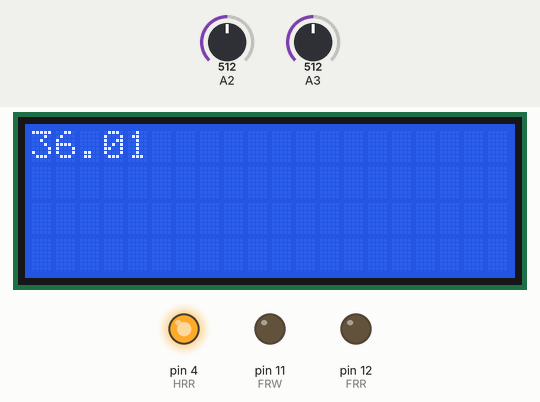
Recording of a sketch running on a simulated Arduino Uno, built with avr-gcc and run on an emulated ATmega328P. On the bench: 20×4 character LCD, output pins drawn as LEDs (lit = HIGH). The test bench sets the inputs (shaded band); at power-on: A3 = 512, A2 = 512. What the sketch prints to the serial monitor is not drawn.

Above: at 1.2 s.
1.3 s: A3 set to 1023
At 3.0 s:
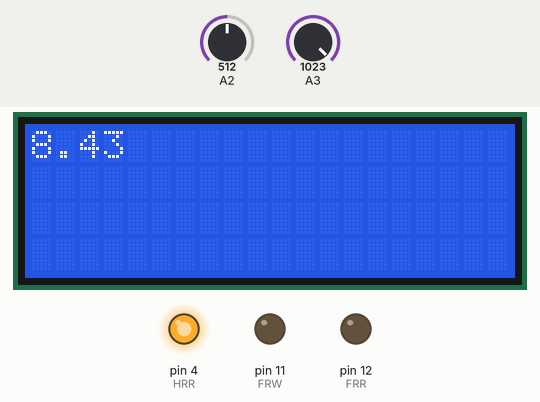
5.1 s: A3 set to 1022
At 6.9 s:
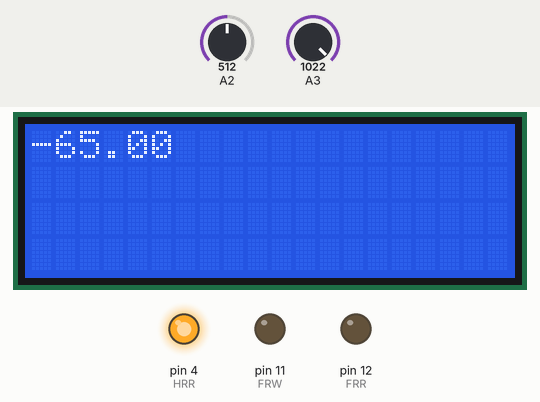
13.0 s: A3 set to 990
At 15.1 s:
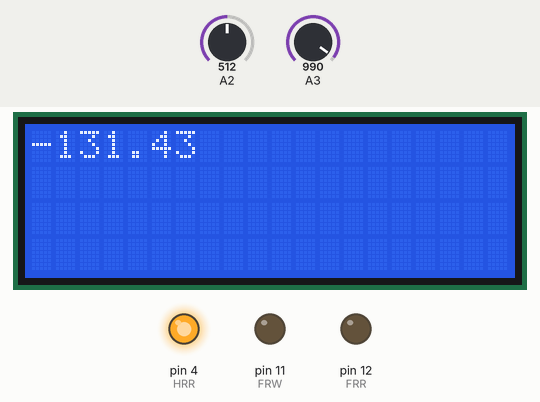
16.9 s: A3 set to 971
At 18.2 s:
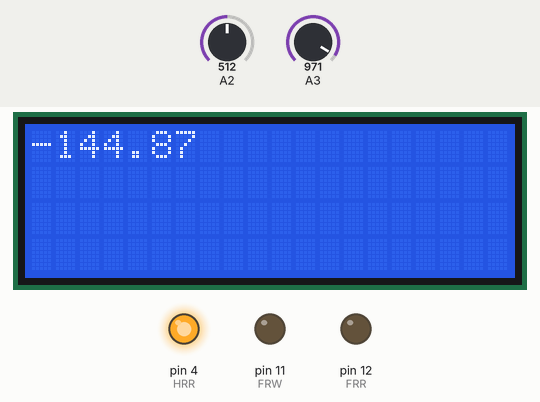
20.5 s: A2 set to 690
24.9 s: A2 set to 714
Timing chart, 0 to 27.5 s (numbered marks = the images above; inputs shaded):
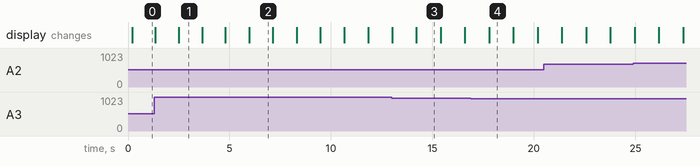

Measured:
- what the display in image 1 shows lasts 1.1 s, from 2.5 s to 3.6 s

The sketch:

program.ino
```cpp
#include <Wire.h>
#include <LiquidCrystal_I2C.h>
#include <Adafruit_ADS1015.h>

Adafruit_ADS1115 ads(0x48);
LiquidCrystal_I2C lcd(0x27,20,4);  // set the LCD address to 0x27 for a 16 chars and 2 line display


float Max = 0;
float Min = 1000;
float Time =0 ;
int TimeI = 0;

int FRW = 11; //pin for the Well plate fans
int FRR = 12; //pin for the Heat Resuvior plate fans
int HRR = 4; //pin for the Heat Resuvior Heating Elements
int SDR = 5; //data pin for the servo that lets air in from the outside
int SDW = 6; //data pin for the servo that lets air into the well plates

int t0 = -1, t1 = -2, t2 = -3, t3 = -4, t4 = 3, t5 = 2;// the analog inputs from the temperature senstors
float tempsReadings[6][16] ;
//For PID Control
double kp = 2,ki = 5,kd = 1;
unsigned long currentTime, previousTime;
double elapsedTime;
double errors;
double lastError;
double input, output, setPoint;
double cumError, rateError;
double TargetTemp = 37.2;

unsigned long startTime;

void turnR(int pin){//works
  for(int i = 0;i<200;i++){
  digitalWrite(pin,HIGH);
  //delay(5);
  delayMicroseconds(750);
  digitalWrite(pin,LOW);
  delayMicroseconds(750);
  }
}
void turnL(int pin){//works
  for(int i = 0;i<200;i++){
    digitalWrite(pin,HIGH);
    //delay(5);
    delayMicroseconds(1300);
    digitalWrite(pin,LOW);
    delayMicroseconds(1300);
    }
  }

// somethings off
float wellToTempAn(float res,int sizeDataIn){
  //variable defs
  float THERMISTORNOMINAL = 5000;// resistance at 25 degrees C
  float TEMPERATURENOMINAL = 21.1111;// temp. for nominal resistance (almost always 25 C)
  float BCOEFFICIENT = 3270;// The beta coefficient of the thermistor (usually 3000-4000)
  float SERIESRESISTOR = 4600;
  res =  sizeDataIn/ res - 1;
  res = SERIESRESISTOR / res;

  float steinhart;
  steinhart = res / THERMISTORNOMINAL;     // (R/Ro)
  steinhart = log(steinhart);                  // ln(R/Ro)
  steinhart /= BCOEFFICIENT;                   // 1/B * ln(R/Ro)
  steinhart += 1.0 / (TEMPERATURENOMINAL + 273.15); // + (1/To)
  steinhart = 1.0 / steinhart;                 // Invert
  steinhart -= 273.15;// convert to C
  float  TempC = steinhart-7.55;
  return TempC;

  }//done//works
float resToTempAn(float res,int sizeDataIn){
  //variable defs
  float THERMISTORNOMINAL = 10000;// resistance at 25 degrees C
  float TEMPERATURENOMINAL = 21.1111;// temp. for nominal resistance (almost always 25 C)
  float BCOEFFICIENT = 3270;// The beta coefficient of the thermistor (usually 3000-4000)
  float SERIESRESISTOR = 4600;
  res =  sizeDataIn/ res - 1;
  res = SERIESRESISTOR / res;
  Serial.print(res);
  float steinhart;
  steinhart = res / THERMISTORNOMINAL;     // (R/Ro)
  steinhart = log(steinhart);                  // ln(R/Ro)
  steinhart /= BCOEFFICIENT;                   // 1/B * ln(R/Ro)
  steinhart += 1.0 / (TEMPERATURENOMINAL + 273.15); // + (1/To)
  steinhart = 1.0 / steinhart;                 // Invert
  steinhart -= 273.15;// convert to C
  float  TempC = steinhart-7.55;
  return TempC;

  }
float getTemp(int Ain){//works for well not for other

    float TempC =0;
    float adc0 =0;
    switch(Ain){
        case -1:
          adc0 = ads.readADC_SingleEnded(0);
          TempC = wellToTempAn(adc0,32768);
          break;
        case -2:
          adc0 = ads.readADC_SingleEnded(1);
          TempC = wellToTempAn(adc0,32768);
          break;
        case -3:
          adc0 = ads.readADC_SingleEnded(2);
          TempC = wellToTempAn(adc0,32768);
          break;
        case -4:
          adc0 = ads.readADC_SingleEnded(3);
          TempC = wellToTempAn(adc0,32768);
          break;
        case 3:
          adc0 = analogRead(Ain);
          TempC = resToTempAn(adc0,1023);
          break;
        case 2:
          adc0 = analogRead(Ain);
          TempC = resToTempAn(adc0,1023);
          break;
        default:
          TempC =-1;
    }
    return TempC;//working
}

float getCurrentTempWell(){//done
   // updates each well Temp
    Serial.print("Well Temps:\n");
    float currTemp0 = getTemp(t0);
    float currTemp1 = getTemp(t1);
    float currTemp2 = getTemp(t2);
    float currTemp3 = getTemp(t3);
    // for the temp sensors updates the array of past temps
    for(int i = 0;i<4;i++){
      float temp = 0;
      for(int j = 0;j<16;j++){
         float temps = tempsReadings[i][j];
         tempsReadings[i][j] = temp;
         Serial.print(temp);
         Serial.print(" ");
         temp = temps;
      }
      Serial.println(",");
    }

    tempsReadings[0][0] = currTemp0;
    tempsReadings[1][0] = currTemp1;
    tempsReadings[2][0] = currTemp2;
    tempsReadings[3][0] = currTemp3;

    float ave1 = 0, ave2 = 0, ave3 = 0, ave4 = 0 ;
    float sum = 0;
    for(int j = 0;j<16;j++)sum += tempsReadings[0][j];
        ave1 = sum/16.0;
    sum = 0;

    for(int j = 0;j<16;j++)sum += tempsReadings[1][j];
    ave2 = sum/16.0;
    sum = 0;
    for(int j = 0;j<16;j++)sum += tempsReadings[2][j];
    ave3 = sum/16.0;
    sum = 0;
    for(int j = 0;j<16;j++)sum += tempsReadings[3][j];
    ave4 = sum/16.0;

    // put sensor check here
    float ave = (ave1 + ave2 +ave3 +ave4)/4;
    Serial.println(ave);
    return ave;
}

float getCurrentTempRes(){//still a black box for updateing temp sensors and then averaging the last 10 on all of them and then averaging the averages, maybe a contingency for broken sensor
    // updates each well Temp
    Serial.print("Res Temps:\n");
    float currTemp10 = getTemp(t4);
    float currTemp20 = getTemp(t5);
    // for the temp sensors updates the array of past temps
    for(int i = 4;i<6;i++){
      float temp = 0;
      for(int j = 0;j<16;j++){
         float temps = tempsReadings[i][j];
         Serial.print(temp);
         Serial.print(" ");
         tempsReadings[i][j] = temp;
         temp = temps;
      }
      Serial.println(",");
    }

    tempsReadings[4][0] = currTemp10;
    tempsReadings[5][0] = currTemp20;

    float ave1 = 0, ave2 = 0 ;
    float sum = 0;
    for(int j = 0;j<16;j++)sum = sum + tempsReadings[4][j];
    ave1 = sum/16.0;
    sum = 0;
    for(int j = 0;j<16;j++)sum =sum + tempsReadings[5][j];
    ave2 = sum/16.0;

    // put sensor check here
    float ave = (ave1 + ave2)/2;
    Serial.println(ave);
    return ave1; //fudge
}

void OpenOutside(bool isOpen){// for letting air into the resuvior
    if(isOpen){
        turnR(SDR);
    }else{
        turnL(SDR);

    }
}
void OpenInside(bool isOpen){// for letting air into the well
    if(isOpen){
        turnL(SDW);
    }
    else{
        turnR(SDW);
    }
}
void turnOnFanWell(bool isOn){//works
    if(isOn){
      analogWrite(FRW, 255);
    }else{
      analogWrite(FRW, 0);
    }
}
void turnOnFanRes(bool isOn){//works
    if(isOn){
      analogWrite(FRR, 255);
    }else{
      analogWrite(FRR, 0);
    }
}
void turnOnHeat(bool isOn){//works
    if(isOn){
      digitalWrite(HRR, LOW);
    }else{
      digitalWrite(HRR, HIGH);
    }
}

void Disp(float Current){
    if (Current > Max) Max = Current;
    if (Current < Min) Min = Current;
    float MaxR = ((int)(Max*100+0.5));
    float MaxRounded =  (float) MaxR /100.0;
    float MinR = ((int)(Min*100+0.5));
    float MinRounded = (float) MinR /100.0;
    float TempR =((int)Current*100+0.5);
    float TempRounded =(float) TempR /100.0;
    float Time = (millis()-startTime)/60000.0;
    float TimeR =(int) (Time*100+0.5);
    float TimeRounded =(float) TimeR /100.0;
    Serial.print("Time: Rounded");
    Serial.println(TimeRounded);

    lcd.clear();
    lcd.setCursor(0,0);
    lcd.print("Maxs: ");
    lcd.print(Max);
    lcd.print(" C");
    lcd.setCursor(0,1);
    lcd.print("Min: ");
    lcd.print(MinRounded);
    lcd.print(" C");
    delay(3000);
    lcd.clear();
    lcd.setCursor(0,0);
    lcd.print("Temp: ");
    lcd.print(TempRounded);
    lcd.print(" C");
    lcd.setCursor(0,1);
    lcd.print("Time: ");
    lcd.print(TimeRounded);
    lcd.print(" Mn");
    delay(3000);
}


double  PID(double inp){
    currentTime = millis();                //get current time
    elapsedTime = (double)(currentTime - previousTime);        //compute time elapsed from previous computation
    errors = TargetTemp - inp;                                // determine error
    cumError += errors * elapsedTime;                // compute integral
    rateError = (errors - lastError)/elapsedTime;   // compute derivative
    double out = kp*errors + ki*cumError + kd*rateError;                //PID output
    lastError = errors;                                //remember current error
    previousTime = currentTime;                        //remember current time
    return out;                                        //have function return the PID output
}
void changeTemp(double tempC,double tempR){
    double topTolerance = 1.0;
    if(tempC>TargetTemp){
      if(tempC>TargetTemp+topTolerance){//way too hot
          OpenOutside(true);
          OpenInside(true);
          turnOnFanWell(true);
          turnOnFanRes(true);
          turnOnHeat(false);
      }else{
          OpenOutside(false);
          OpenInside(false);
          if(tempR<TargetTemp){
            OpenInside(true);
            turnOnFanRes(false);
          }else{
            turnOnFanRes(true);
          }
          turnOnFanWell(true);
          turnOnHeat(false);
      }
    }
    else{
      if(tempC<TargetTemp-topTolerance){//way too cold
          OpenOutside(false);
          OpenInside(tempR>TargetTemp);
          turnOnFanWell(tempR>TargetTemp);
          turnOnFanRes(tempR>TargetTemp);
          turnOnHeat(true);
      }else{
          OpenOutside(false);
          OpenInside(true);
          turnOnFanRes(true);
          turnOnFanWell(true);
          turnOnHeat(true);
      }
    }
}

void setup()
{
  Serial.begin(9800);
  startTime = millis();
  lcd.init();                      // initialize the lcd
  lcd.backlight();
  pinMode(FRW, OUTPUT);
  pinMode(FRR, OUTPUT);
  pinMode(HRR, OUTPUT);
  digitalWrite(HRR,HIGH);
}
void loop()
{
  //double TempC = getCurrentTempWell();
  //double TempR = getCurrentTempRes();
  //double OutValue = PID(TempC);
  //double ResOutValue = PID(TempR);
  //changeTemp(OutValue,OutValue);
  //Disp(TempC);
  float c = getCurrentTempRes();
  c = (c *(9.0/5.0))+32;
  lcd.clear();
  lcd.setCursor(0,0);
  lcd.print(c);
  //OpenOutside(true);
  //turnOnFanRes(true);
  delay(1000);

}
```

Source omitted: program.cpp (10003 bytes)
